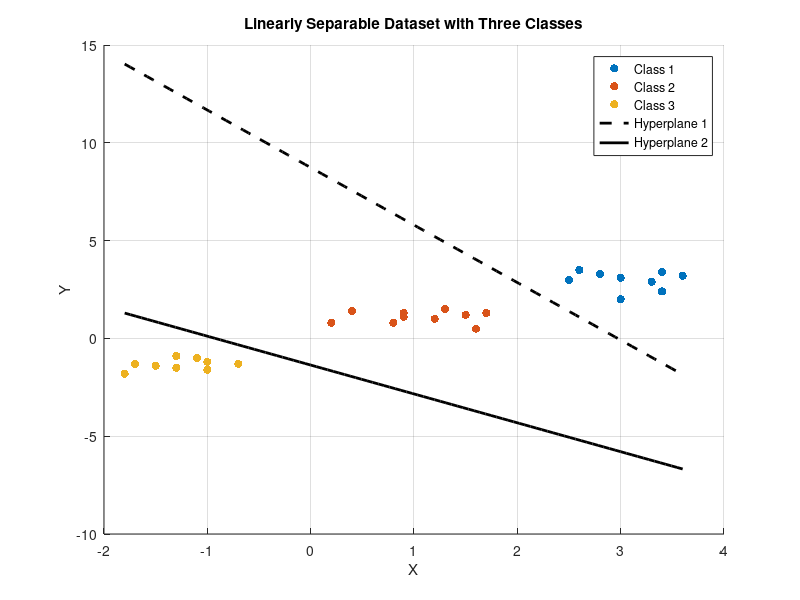

Write MATLAB code to recreate this figure.
class1 = {[2.8, 3.3], [3.3, 2.9], [3.0, 3.1], [3.4, 3.4], [2.5, 3.0], ...
          [3.0, 2.0], [3.4, 3.4], [3.4, 2.4], [3.6, 3.2], [2.6, 3.5]};

class2 = {[0.9, 1.3], [0.2, 0.8], [0.9, 1.1], [1.3, 1.5], [0.8, 0.8], ...
          [1.2, 1.0], [1.5, 1.2], [1.6, 0.5], [1.7, 1.3], [0.4, 1.4]};

class3 = {[-1.3, -0.9], [-0.7, -1.3], [-1.1, -1.0], [-1.3, -1.5], [-1.0, -1.2], ...
          [-1.1, -1.0], [-1.5, -1.4], [-1.8, -1.8], [-1.7, -1.3], [-1.0, -1.6]};

% Extract x and y coordinates for each class
class1_x = cellfun(@(x) x(1), class1);
class1_y = cellfun(@(x) x(2), class1);
class2_x = cellfun(@(x) x(1), class2);
class2_y = cellfun(@(x) x(2), class2);
class3_x = cellfun(@(x) x(1), class3);
class3_y = cellfun(@(x) x(2), class3);

% Define hyperplane parameters
w1 = [1.3, 0.4422]; % Coefficients for hyperplane 1
b1 = -3.8624; % Bias term for hyperplane 1

w2 = [0.7448, 0.5045]; % Coefficients for hyperplane 2
b2 = 0.6874; % Bias term for hyperplane 2

% Generate points for hyperplanes
 x_range = linspace(min([class1_x, class2_x, class3_x]), max([class1_x, class2_x, class3_x]), 100);
 y_hyperplane1 = (-w1(1) * x_range - b1) / w1(2);
 y_hyperplane2 = (-w2(1) * x_range - b2) / w2(2);

% Plot
figure;
scatter(class1_x, class1_y, 'red', 'filled', 'DisplayName', 'Class 1');
hold on;
scatter(class2_x, class2_y, 'blue', 'filled', 'DisplayName', 'Class 2');
scatter(class3_x, class3_y, 'green', 'filled', 'DisplayName', 'Class 3');
plot(x_range, y_hyperplane1, 'k--', 'LineWidth', 2, 'DisplayName', 'Hyperplane 1');
plot(x_range, y_hyperplane2, 'k-', 'LineWidth', 2, 'DisplayName', 'Hyperplane 2');
hold off;
xlabel('X');
ylabel('Y');
title('Linearly Separable Dataset with Three Classes');
legend('Location', 'best');
grid on;